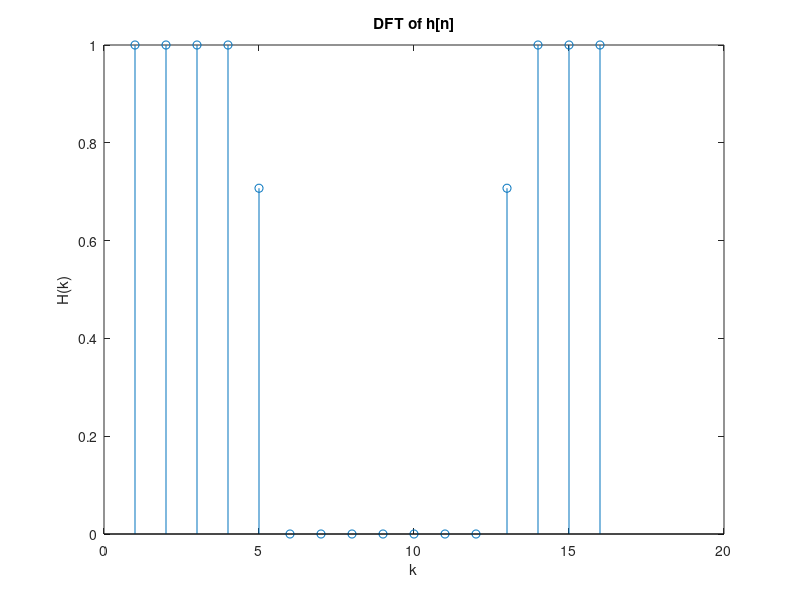

Source code (MATLAB):
% Author: O. Sowatzke
%
% Updated: 11/21/2023
%
% Subject: Script contains code for Homework 6
%

%% Problem 1a)
% length of array H
N = 16;

% cutoff frequency of filter
omega_c = 0.5*pi;

% create empty array for filter H
H = zeros(N,1);

% Frequency samples
omega_k = 2*pi*(0:N-1)/N;

% Find samples corresponding to cutoff frequency
[~, idx1] = min(abs(omega_k - omega_c));
[~, idx2] = min(abs(omega_k - (2*pi - omega_c)));

% Populate samples corresponding to cutoff frequency
H(idx1) = sqrt(2)/2;
H(idx2) = sqrt(2)/2;

% Populate samples corresponding to passband of H
H(1:(idx1-1)) = 1;
H((idx2+1):end) = 1;

% Plot the array H
plot(omega_k/pi, H, '-o', 'LineWidth', 1.5);
title('Plot of Values in the Array H');
xlabel('Normalized Frequency (\times \pi rad/sample)');
ylabel('Magnitude')
grid on;

%% Problem 1b)
% %ake the inverse DFT of the samples of the array H
h = ifft(H);

% Ignore the real part since H is real and even.
h = real(h);

% Plot the resulting impulse response
n = 0:(N-1);
stem(n,h,'LineWidth',1.5);
grid on;
xlabel('n');
ylabel('h(n)');
title('Inverse DFT of the Array H')

%% Problem 1c)
% Compute the frequency response corresponding to the filter h
H = fft(h);
stem(abs(H));
xlabel('k');
ylabel('H(k)');
title('DFT of h[n]');
